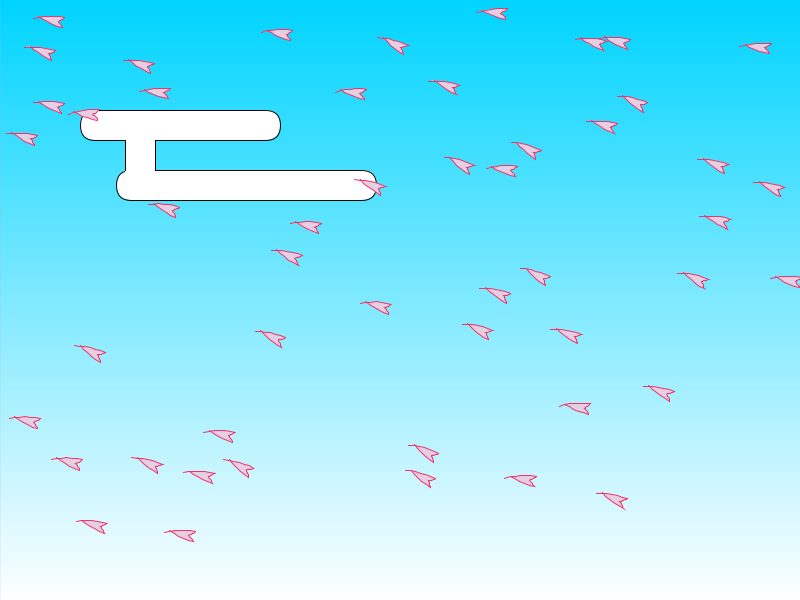
Frame 1 (no input)
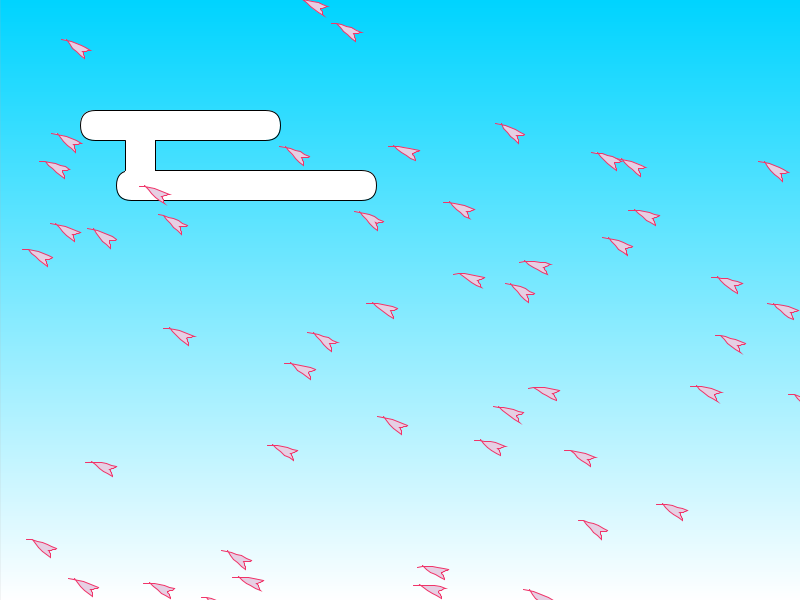
Frame 60 (the mouse pressed at the canvas centre just before this capture)
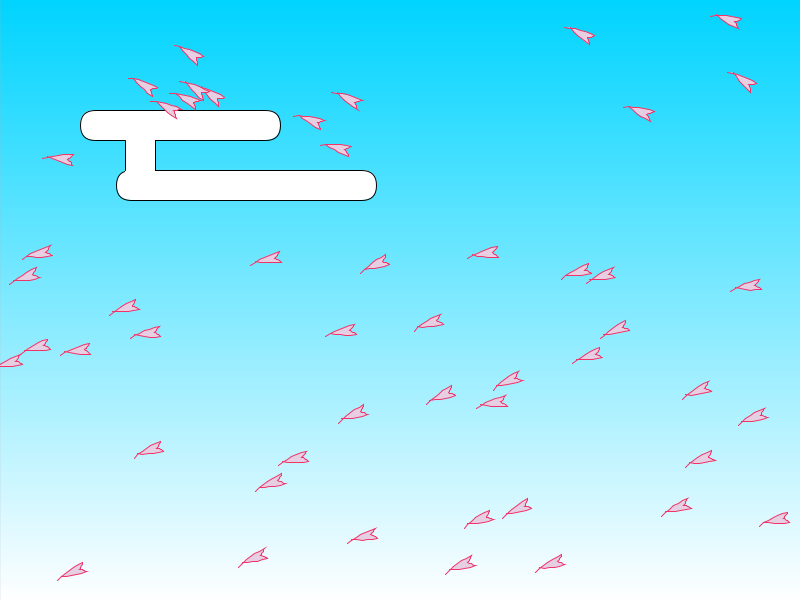
Frame 120 (the mouse held since frame 60 and released just before this capture)

The Processing sketch that drew these frames (run headless with seeded random() and noise(); from frame 60 on, the mouse is pressed at the canvas centre):

// Processing sketch: mobpro5
// ── mobpro5.pde
// Sakura sakura = new Sakura(300, 300);
ArrayList<Sakura> sakura = new ArrayList<Sakura>();
int sakuraCount = 50;
Cloud cloud;

void setup() {
    size(800, 600);
    background(255);
    // strokeWeight(8);
    for(int i = 0; i < sakuraCount; i++) {
        sakura.add(new Sakura(random(0, width), random(0, height - 50)));
    }
    colorMode(HSB, 360, 100, 100);
    cloud = new Cloud(width / 8, 140, 200);
    
}

void draw() {
    // sakura.display();
    background(255);
    for(int i = 0; i < height; i++) {
        stroke(190, map(i, 0, height, 100, 0), 100);
        line(0, i, width, i);
    }
    cloud.display();

    // 桜部分
    for(int i = 0; i < sakura.size(); i++) {
        pushMatrix();
        translate(sakura.get(i).x, sakura.get(i).y);
        float ratio = PI / 6 * sin(sakura.get(i).theta);
        rotate(map(ratio, -PI/6, PI/6, -PI/3, 0));
        fill(#e6cfe3);
        stroke(#f03469);
        sakura.get(i).display();
        sakura.get(i).update();
        popMatrix();

        if(sakura.get(i).checkChill()) {
            sakura.set(i, new Sakura(random(0, width), -10));
        }
    }
}

// 画像並べ用変数
int frame = 1;
// キーボードが押された時に呼ばれる
void keyPressed() {
    if(key == 's'){
        save("frame/" + frame + ".png");
    }
}

class Sakura { // Cherry
    float x, y, r, dx;
    float theta = random(0, 1);

    Sakura(float _x, float _y) {
        this.x = _x;
        this.dx = _x;
        this.y = _y;
    }

    void update() {
        this.theta += 0.03;
        this.x = this.dx + (sin(this.theta) * 20);
        this.y += random(1, 3);
    }

    void display() {
        float newX, newY;
        beginShape();
        for(float i = PI / 15; i < PI / 3.1; i += PI / 90) {
            this.r=acos(cos(5*i))-0.5*acos(cos(15*i));
            newX = r*cos(i) * 12;
            newY = r*sin(i) * 12;
            vertex(newX, newY);
            point(newX, newY);
        }
        endShape();
    }

    boolean checkChill() {
        if(this.y > height) {
            return true;
        } else {
            return false;
        }
    }
}

class Cloud{
    float cx, cy;
    float size;
    float vertical = 30;

    Cloud(float _cx, float _cy, float _size){
        cx = _cx;
        cy = _cy;
        size = _size;
    }

    void display(){
        strokeWeight(1);
        stroke(0);
        fill(280, 0, 100);
        rect(cx - (size / 10), cy - vertical, size, vertical, 20);
        rect(cx + (size / 12), cy + vertical, size * 1.3, vertical, 20);

        noStroke();
        rect(cx + (size / 8), cy - (vertical / 2), vertical, size/3);
        stroke(0);
        line(cx + (size / 8), cy, cx + (size / 8), cy + vertical);
        line(cx + (size / 8) + vertical, cy, cx + (size / 8) + vertical, cy + vertical);
    }

    void update(float t){
        //cx += cos(t);
        cy += sin(t);
    }
}
